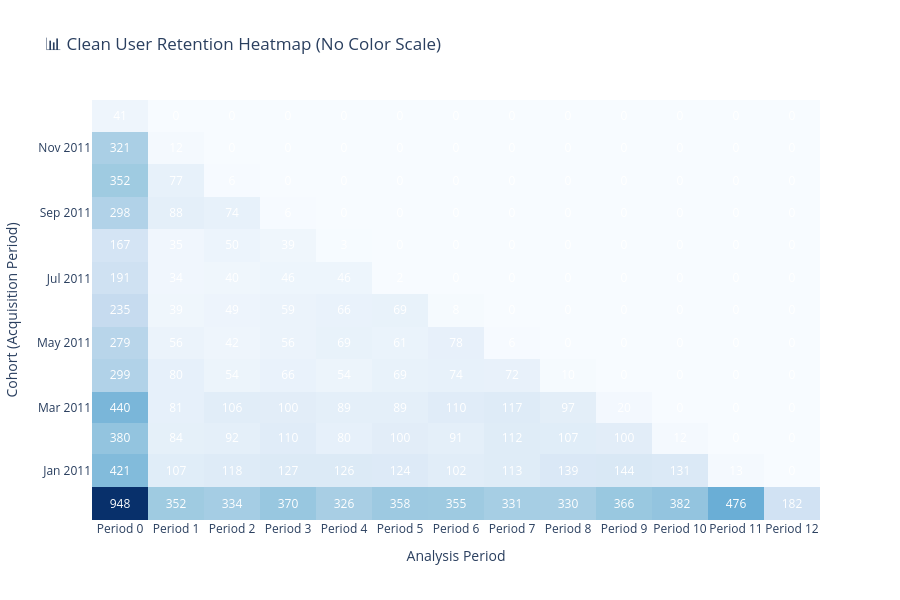

This figure's notebook cell:
### Markdown cell above
### 🆕 New Heatmap Features!

**RepeatRadar now supports enhanced heatmap customization:**

1. **Hide Color Scale** (`show_colorscale=False`) - Clean plots for presentations
2. **Reverse Y-Axis** (`reverse_y_axis=True`) - Match triangle calculation layout
3. **Improved Value Display** - Better text positioning and formatting

Let's see these features in action! 👇

### Code cell
# 🆕 NEW FEATURE: Heatmap without color scale (clean for presentations)
print("🎨 Creating clean heatmap without color scale...")

clean_heatmap = plot_cohort_heatmap(
    cohort_data=user_cohorts,
    title="📊 Clean User Retention Heatmap (No Color Scale)",
    color_scale="Blues",
    show_values=True,
    show_colorscale=False,  # 🆕 NEW: Hide the color scale bar
    width=900,
    height=600
)

clean_heatmap.show()
print("✨ Perfect for presentations and reports!")

### Figure 1 — Plotly figure (JSON) as saved in the notebook; plotly's stock layout.template omitted (floating-point values rounded to 4 significant figures; data arrays with more than 128 entries replaced by an {"elided": "..."} marker saying what was removed)
{"data": [{"colorscale": [[0, "rgb(247,251,255)"], [0.125, "rgb(222,235,247)"], [0.25, "rgb(198,219,239)"], [0.375, "rgb(158,202,225)"], [0.5, "rgb(107,174,214)"], [0.625, "rgb(66,146,198)"], [0.75, "rgb(33,113,181)"], [0.875, "rgb(8,81,156)"], [1, "rgb(8,48,107)"]], "hoverongaps": false, "showscale": false, "text": {"elided": "13x13 int values"}, "textfont": {"color": "white", "size": 12}, "texttemplate": "%{text:.0f}", "type": "heatmap", "x": ["Period 0", "Period 1", "Period 2", "Period 3", "Period 4", "Period 5", "Period 6", "Period 7", "Period 8", "Period 9", "Period 10", "Period 11", "Period 12"], "y": ["2010-12-01", "2011-01-01", "2011-02-01", "2011-03-01", "2011-04-01", "2011-05-01", "2011-06-01", "2011-07-01", "2011-08-01", "2011-09-01", "2011-10-01", "2011-11-01", "2011-12-01"], "z": {"elided": "13x13 int values"}}], "layout": {"font": {"size": 12}, "height": 600, "title": {"text": "📊 Clean User Retention Heatmap (No Color Scale)"}, "width": 900, "xaxis": {"title": {"text": "Analysis Period"}}, "yaxis": {"autorange": true, "title": {"text": "Cohort (Acquisition Period)"}}}}
